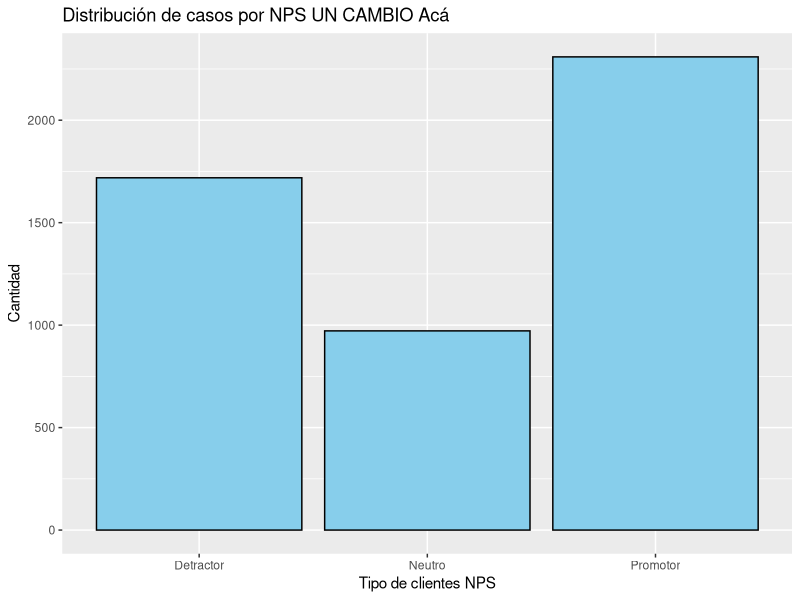
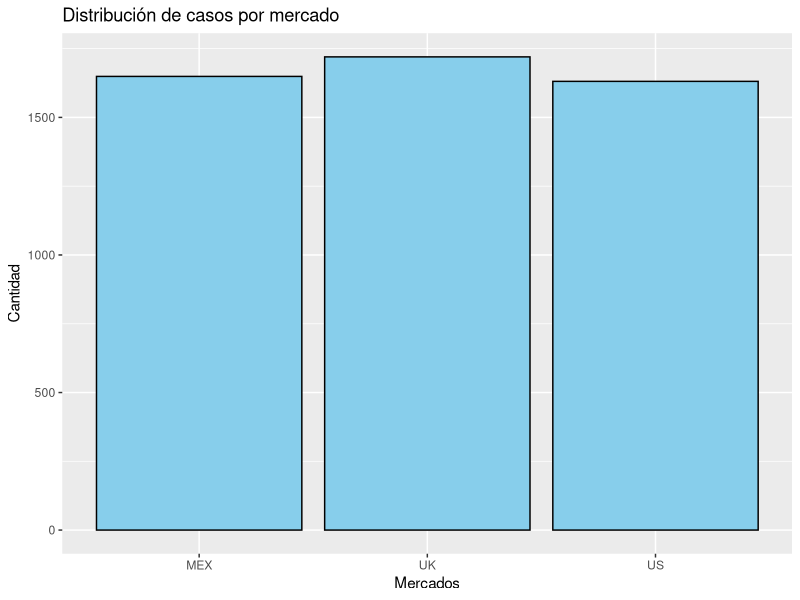
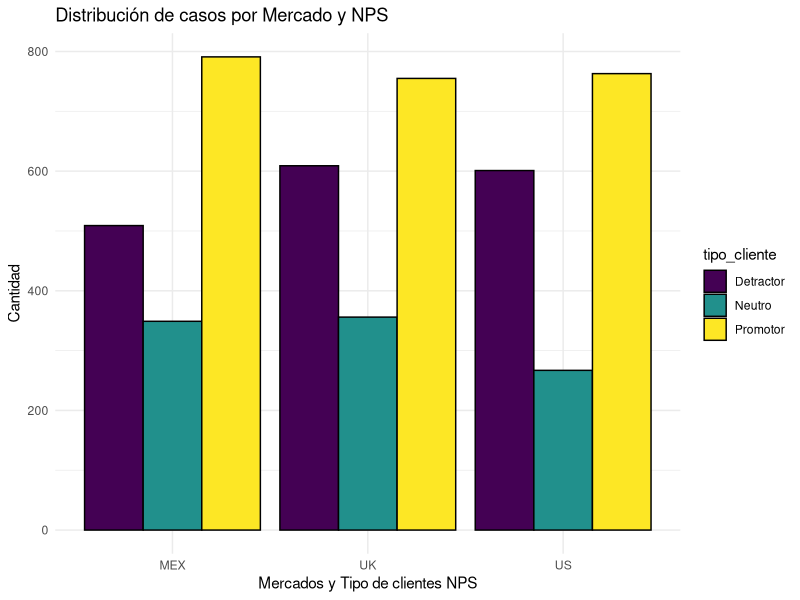
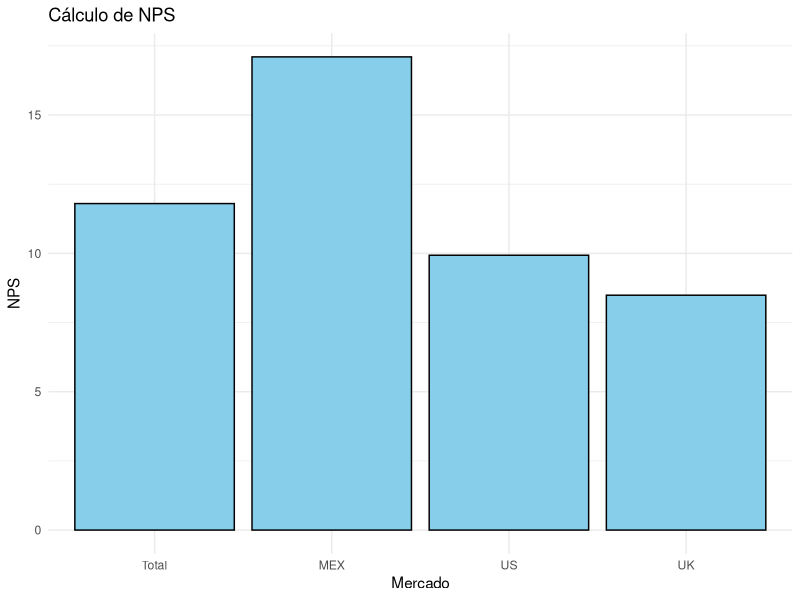
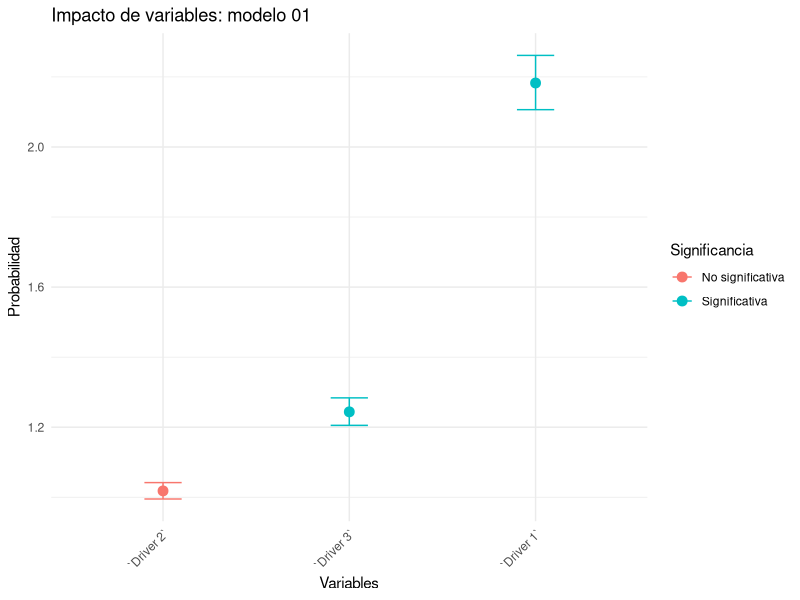
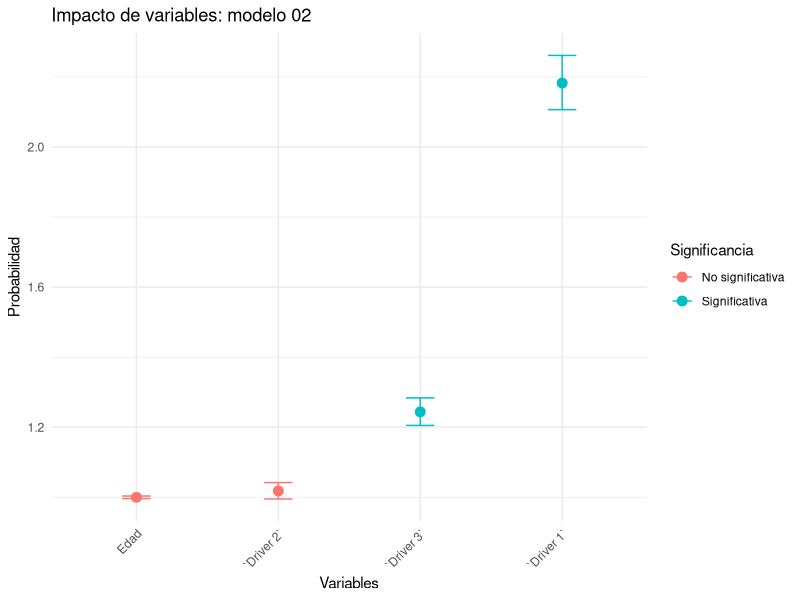
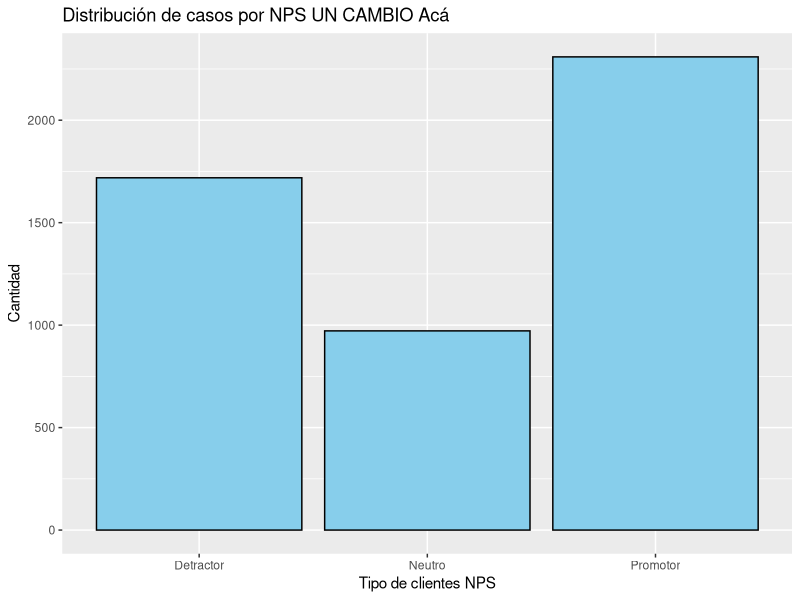
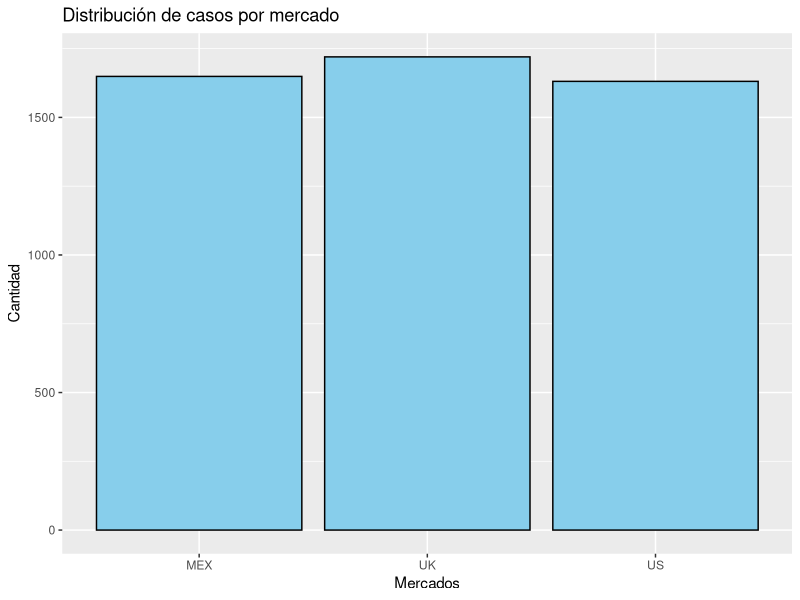

Generate these figures, in order, with R:
# Load necessary libraries
library(tidyverse)
library(readxl)
library(dplyr)
library(MASS)
library(ordinal)

## Este es un cambio menor

# Load the data
data_01 <- read_excel("pyday/data/data_final.xlsx", sheet = "data")

# Check data types
str(data_01)

# Summary statistics
summary_data_01 <- summary(data_01)

# Transformations
data_01 <- data_01 %>%
  mutate(tipo_cliente = case_when(
    NPS >= 9 ~ "Promotor",
    NPS >= 7 & NPS < 9 ~ "Neutro",
    TRUE ~ "Detractor"
  ))

# Count by tipo_cliente
table(data_01$tipo_cliente)


# Convert 'tipo_cliente' to ordered factor
data_01$tipo_cliente <- factor(data_01$tipo_cliente, levels = c("Detractor", "Neutro", "Promotor"), ordered = TRUE)

# Convert 'NPS' to ordered factor
data_01$NPS <- factor(data_01$NPS, levels = 0:10, ordered = TRUE)

# Count by NPS
table(data_01$NPS)

##### Gráfico para la distribución de casos:

plot_01 <- ggplot(data_01, aes(x = tipo_cliente)) +
  geom_bar(fill = "skyblue", color = "black") +
  labs(
    title = "Distribución de casos por NPS UN CAMBIO Acá",
    x = "Tipo de clientes NPS",
    y = "Cantidad"
  )
theme_minimal()

plot_01

ggsave("_site/graphs/plot_01.png", plot = plot_01, width = 8, height = 6, dpi = 300)


# Count by Market
table(data_01$Market)

# Convert 'Market' to a factor
data_01$Market <- as.factor(data_01$Market)


plot_02 <- ggplot(data_01, aes(x = Market)) +
  geom_bar(fill = "skyblue", color = "black") +
  labs(
    title = "Distribución de casos por mercado",
    x = "Mercados",
    y = "Cantidad"
  )
theme_minimal()

plot_02

ggsave("_site/graphs/plot_02.png", plot = plot_02, width = 8, height = 6, dpi = 300)


## Combinamos

plot_03 <- ggplot(data_01, aes(x = Market, fill = tipo_cliente)) +
  geom_bar(position = "dodge", color = "black") + 
  labs(
    title = "Distribución de casos por Mercado y NPS",
    x = "Mercados y Tipo de clientes NPS",
    y = "Cantidad"
  ) +
  theme_minimal()

# Print the plot
plot_03

ggsave("_site/graphs/plot_03.png", plot = plot_03, width = 8, height = 6, dpi = 300)


####

# Calculate NPS by Market and add a total row
nps_by_market <- data_01 %>%
  group_by(Market) %>%
  summarise(
    promoters_count = sum(tipo_cliente == "Promotor"),
    detractors_count = sum(tipo_cliente == "Detractor"),
    total_responses = n(),
    nps = ((promoters_count - detractors_count) / total_responses) * 100
  )

# Calculate total NPS for all markets
total_nps <- data_01 %>%
  summarise(
    promoters_count = sum(tipo_cliente == "Promotor"),
    detractors_count = sum(tipo_cliente == "Detractor"),
    total_responses = n(),
    nps = ((promoters_count - detractors_count) / total_responses) * 100
  ) %>%
  mutate(Market = "Total")  # Add a label for the total row

# Combine the results
nps_with_total <- bind_rows(nps_by_market, total_nps)

# View the results
nps_with_total

nps_with_total$Market <- factor(nps_with_total$Market, levels = c("Total", "MEX", "US", "UK"))  # Adjust to your actual market names


# Grouped (side-by-side) bar plot
plot_04 <- ggplot(nps_with_total, aes(x = Market, y = nps)) +
  geom_col(fill = "skyblue", color = "black") +  # 'dodge' for side-by-side
  labs(
    title = "Cálculo de NPS",
    x = "Mercado",
    y = "NPS"
  ) +
  theme_minimal()

# Print the plot
plot_04

ggsave("_site/graphs/plot_04.png", plot = plot_04, width = 8, height = 6, dpi = 300)



# Create dummy variables for 'Market'
market_dummies <- model.matrix(~ Market - 1, data_01)

# Convert the dummy matrix to a data frame
market_dummies_df <- as.data.frame(market_dummies)

# Combine the original data with the dummy variables
data_01 <- cbind(data_01, market_dummies_df)

## MODELOS

# Model fitting using ordered logit (proportional odds model)
mod_log_01 <- clm(tipo_cliente ~ `Driver 1` + `Driver 2` + `Driver 3`, 
                  data = data_01, link = "logit")

# Model summary
summary(mod_log_01)

# Get the model summary
mod_summary <- summary(mod_log_01)

# Extract coefficients (variables only, excluding thresholds)
coef_data <- data.frame(
  Variable = rownames(mod_summary$coefficients),
  Estimate = mod_summary$coefficients[, 1],
  Std_Error = mod_summary$coefficients[, 2],
  z_value = mod_summary$coefficients[, 3],
  p_value = mod_summary$coefficients[, 4]
)

# Filter out the thresholds (we don't need them)
coef_data <- coef_data[grepl("Driver", coef_data$Variable), ]

# Exponentiate the coefficients to get the odds ratios
coef_data$Odds_Ratio = exp(coef_data$Estimate)

# Calculate 95% Confidence Intervals for Odds Ratios
coef_data$CI_Lower = exp(coef_data$Estimate - 1.96 * coef_data$Std_Error)
coef_data$CI_Upper = exp(coef_data$Estimate + 1.96 * coef_data$Std_Error)

# Create a new column for significance based on p-value
coef_data$Significant <- ifelse(coef_data$p_value < 0.05, "Significativa", "No significativa")

# Plotting odds ratios
plot_summary_01 <- ggplot(coef_data, aes(x = reorder(Variable, Odds_Ratio), y = Odds_Ratio, color = Significant)) +
  geom_point(size = 3) +
  geom_errorbar(aes(ymin = CI_Lower, ymax = CI_Upper), width = 0.2) +
  labs(
    title = "Impacto de variables: modelo 01",
    x = "Variables",
    y = "Probabilidad",
    color = "Significancia"
  ) +
  theme_minimal() +
  theme(axis.text.x = element_text(angle = 45, hjust = 1))

# Print the plot
plot_summary_01

ggsave("_site/graphs/plot_summary_01.png", plot = plot_summary_01, width = 8, height = 6, dpi = 300)



## Modelo 03
mod_log_02 <- clm(tipo_cliente ~ `Driver 1` + `Driver 2` + `Driver 3` + Edad, data = data_01, link = "logit")

# Model 03 summary
summary(mod_log_02)

# Get the model summary
mod_summary <- summary(mod_log_02)

# Extract coefficients (variables only, excluding thresholds)
coef_data <- data.frame(
  Variable = rownames(mod_summary$coefficients),
  Estimate = mod_summary$coefficients[, 1],
  Std_Error = mod_summary$coefficients[, 2],
  z_value = mod_summary$coefficients[, 3],
  p_value = mod_summary$coefficients[, 4]
)

# Filter out the thresholds (we don't need them)
coef_data <- coef_data[grepl("Driver|Edad", coef_data$Variable), ]

# Exponentiate the coefficients to get the odds ratios
coef_data$Odds_Ratio = exp(coef_data$Estimate)

# Calculate 95% Confidence Intervals for Odds Ratios
coef_data$CI_Lower = exp(coef_data$Estimate - 1.96 * coef_data$Std_Error)
coef_data$CI_Upper = exp(coef_data$Estimate + 1.96 * coef_data$Std_Error)

# Create a new column for significance based on p-value
coef_data$Significant <- ifelse(coef_data$p_value < 0.05, "Significativa", "No significativa")

# Plotting odds ratios
plot_summary_02 <- ggplot(coef_data, aes(x = reorder(Variable, Odds_Ratio), y = Odds_Ratio, color = Significant)) +
  geom_point(size = 3) +
  geom_errorbar(aes(ymin = CI_Lower, ymax = CI_Upper), width = 0.2) +
  labs(
    title = "Impacto de variables: modelo 02",
    x = "Variables",
    y = "Probabilidad",
    color = "Significancia"
  ) +
  theme_minimal() +
  theme(axis.text.x = element_text(angle = 45, hjust = 1))

# Print the plot
plot_summary_02

ggsave("_site/graphs/plot_summary_02.png", plot = plot_summary_02, width = 8, height = 6, dpi = 300)



